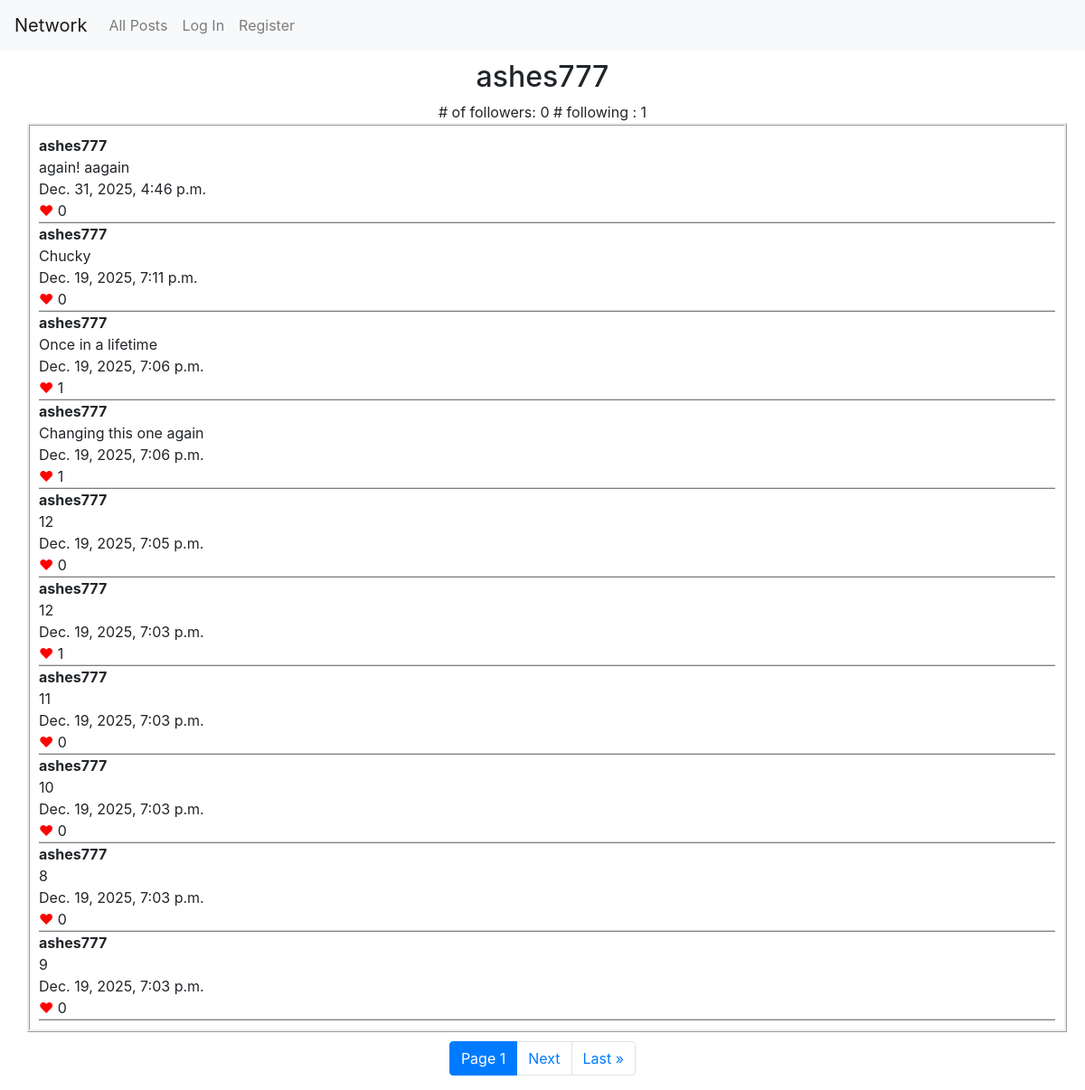
Screenshot of /ashes777 with the database file from the repository.
### network/models.py (models this page shows)
class User(AbstractUser):
    num_followers = models.IntegerField(default = 0)
    num_following = models.IntegerField(default = 0)
    followers = models.ManyToManyField('self', symmetrical = False, blank = True, related_name ="following")

class Post(models.Model):
    user = models.ForeignKey(User, on_delete=models.CASCADE, null=True)
    post = models.CharField()
    likes = models.IntegerField(default = 0)
    liked_by = models.ManyToManyField(User, symmetrical = False, blank = True, null = True, related_name = "liked_posts")
    date_time = models.DateTimeField()

### network/views.py (the view)
# urls.py: path("<str:name>", views.profile, name ="profile"),
def profile(request, name):
    userobject = User.objects.get(username = name)
    posts = Post.objects.filter(user = userobject).order_by('-date_time')
    page_obj = pages(request, posts, 10)
    if request.method == "POST":
        if request.POST.get("followbutton") == "follow":
            userobject.followers.add(request.user)
            userobject.num_followers = userobject.followers.count()
            userobject.save()
            logged_in_user = User.objects.get(username = request.user.username)
            logged_in_user.num_following = logged_in_user.following.count()
            logged_in_user.save()
            return render(request, "network/profile.html",{
                "userobject": userobject,
                "page_obj": page_obj,
                "foundfollower": 1,
                })
        elif request.POST.get("followbutton") =="unfollow":
            f = userobject.followers.get(username = request.user.username)
            userobject.followers.remove(f)
            userobject.num_followers = userobject.followers.count()
            userobject.save()
            logged_in_user = User.objects.get(username= request.user.username)
            logged_in_user.num_following = logged_in_user.following.count()
            logged_in_user.save()
            return render(request, "network/profile.html",{
                "userobject": userobject,
                "page_obj": page_obj,
                "foundfollower": 0
                })
        else:
            f = userobject.followers.get(username= request.user.username)
            if f:
                foundfollower = 1
            else:
                foundfollower = 0
            return render(request, "network/profile.html",{
                "userobject": userobject,
                "page_obj": page_obj,
                "foundfollower": foundfollower
                })
    else:
        if userobject == request.user:
            foundfollower = -1
        else:
            f = userobject.followers.filter(username = request.user.username)
            if f:
                foundfollower = 1
            else:
                foundfollower = 0
        return render(request, "network/profile.html",{
                "userobject": userobject,
                "page_obj": page_obj,
                "foundfollower": foundfollower
            })

### network/views.py (called while the page is built)
def pages(request, posts, number):
        paginator = Paginator(posts, number)
        page_number = request.GET.get('page')
        page_obj = paginator.get_page(page_number)
        return page_obj

### network/templates/network/profile.html (shortened to what this page needs)
{% extends "network/layout.html" %}
{% block body %}
<div class="userheading">
    <h2>{{userobject.username}}</h2>
    <div> # of followers: {{userobject.num_followers}} # following : {{userobject.num_following}} </div>
</div>
<div class="allposts">
{% for post in page_obj %}
    <div class="singlepost">
        <div id="username">{{post.user.username}}</div>
        <div id="postcontents">{{post.post}}</div>
        <div id = "date_time">{{post.date_time}}</div>
        <div><span style="color:red">&hearts;</span> {{post.likes}}</div>
    </div>
{% endfor %}
</div>
<nav aria-label = "Page navigation" >
        <ul class="pagination" style="margin-top: 10px; justify-content:center;">
        <li class="page-item active" >
            <a class="page-link">Page {{page_obj.number}}</a>
        </li>
        {% if page_obj.has_next %}
              <li class="page-item"><a class="page-link" href="?page={{page_obj.next_page_number}}">Next</a></li>
              <li class="page-item"><a class="page-link" href="?page={{page_obj.paginator.num_pages}}">Last &raquo;</a></li>
        {% endif %}
        </ul>
    </nav>
{% endblock %}

### network/static/network/styles.css (style rules this page uses)
.newpost, .allposts { margin-left: 30px; border-style: ridge; padding: 10px; margin-right: 20px; }
.singlepost { display: flex; flex-direction: column; border-bottom: 2px ridge #d3d3d3; }
#username { font-weight: bold; }
.userheading, .followbutton { text-align: center; margin-top: 10px; }

### rows the page displays
User: username "ashes777", num_followers "0", num_following "1"
Post: user.username "ashes777", post "again! aagain", date_time "Dec. 31, 2025, 4:46 p.m.", likes "0"
Post: user.username "ashes777", post "Chucky", date_time "Dec. 19, 2025, 7:11 p.m.", likes "0"
Post: user.username "ashes777", post "Once in a lifetime", date_time "Dec. 19, 2025, 7:06 p.m.", likes "1"
Post: user.username "ashes777", post "Changing this one again", date_time "Dec. 19, 2025, 7:06 p.m.", likes "1"
Post: user.username "ashes777", post "12", date_time "Dec. 19, 2025, 7:05 p.m.", likes "0"
Post: user.username "ashes777", post "12", date_time "Dec. 19, 2025, 7:03 p.m.", likes "1"
Post: user.username "ashes777", post "11", date_time "Dec. 19, 2025, 7:03 p.m.", likes "0"
Post: user.username "ashes777", post "10", date_time "Dec. 19, 2025, 7:03 p.m.", likes "0"
Post: user.username "ashes777", post "8", date_time "Dec. 19, 2025, 7:03 p.m.", likes "0"
Post: user.username "ashes777", post "9", date_time "Dec. 19, 2025, 7:03 p.m.", likes "0"

### other values shown
{{ page_obj.number }} "1"
